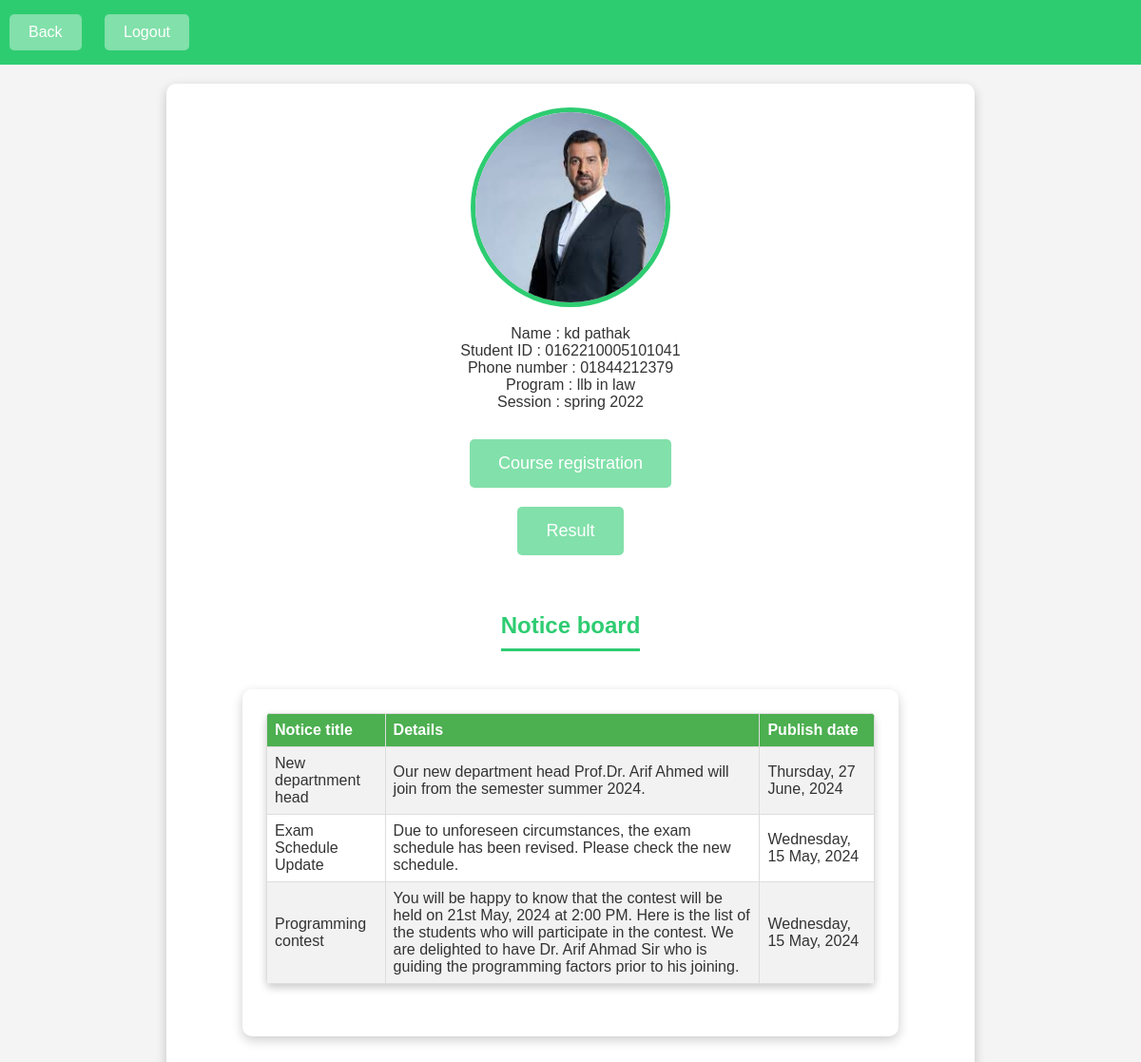
The page /student_landing.php?s_id=0162210005101041 on the database its author committed.
### tables this page shows
CREATE TABLE `student` (
  `s_id` varchar(100) NOT NULL,
  `name` varchar(100) NOT NULL,
  `photo` varchar(100) NOT NULL,
  `prog_id` int(100) NOT NULL,
  `session_id` int(100) NOT NULL,
  `address` varchar(100) NOT NULL,
  `phone_number` varchar(100) NOT NULL,
  `email` varchar(100) DEFAULT NULL,
  `password` varchar(100) NOT NULL,
  `login` int(100) NOT NULL,
  `registration` int(100) NOT NULL,
  `approve` int(100) NOT NULL
);

CREATE TABLE `prog` (
  `prog_id` int(100) NOT NULL,
  `dept_id` int(100) NOT NULL,
  `prog_name` varchar(100) NOT NULL,
  `prog_status` int(100) NOT NULL
);

CREATE TABLE `dept` (
  `dept_id` int(100) NOT NULL,
  `dept_name` varchar(100) NOT NULL,
  `dept_status` int(100) NOT NULL
);

CREATE TABLE `session` (
  `session_id` int(100) NOT NULL,
  `session_name` varchar(100) NOT NULL,
  `year` int(100) NOT NULL,
  `prog_id` int(100) NOT NULL,
  `completed_credit` float NOT NULL
);

CREATE TABLE `notice` (
  `notice_id` int(100) NOT NULL,
  `notice_title` varchar(100) NOT NULL,
  `notice_details` varchar(1000) NOT NULL,
  `date` varchar(100) NOT NULL
);

### student_check.php (called while the page is built, shortened)
<?php
require('connect.php');
	$sql = "SELECT * FROM student WHERE login='1'";
	$sql_query = mysqli_query($con, $sql);
	$row = mysqli_fetch_assoc($sql_query);
	$s_id = $row['s_id'];
?>

### student_landing.php (the view, shortened to what this page needs)
<!DOCTYPE html>
<html>
<head>
	<link rel="stylesheet" href="student_landing-style.css">
	<link rel="stylesheet" href="table-style.css">
</head>
<body>
<?php
	require('student_check.php');
?>
<div class="upper_buttons">
<a href="index.php"> Back </a>
<a href="logout.php"> Logout </a>
</div>
<div class="informations">
<?php
	$sql = "SELECT * FROM student JOIN session ON student.session_id=session.session_id JOIN prog ON student.prog_id=prog.prog_id JOIN dept on prog.dept_id=dept.dept_id WHERE s_id = $s_id";
	$sql_query = mysqli_query($con, $sql);
	$row = mysqli_fetch_assoc($sql_query);
	echo "<img src='student_images/" . $row['photo'] . "' width='200px' height='200px'></br>";
	echo "Name : $row[name]</br>";
	echo "Student ID : $s_id</br>";
	echo "Phone number : $row[phone_number]</br>";
	echo "Program : $row[prog_name] in $row[dept_name]</br>";
	echo "Session : $row[session_name] $row[year]</br>";
?>
<div>
<div class="buttons">
<a href="course_registartion.php"> Course registration </a>
<a href="result.php"> Result </a>
</div>
<div class="topic">
<h2>Notice board</h2>
</div>
<div class="informations">
<table class="table-style">
	<tr>
	<th> Notice title</th>
	<th> Details </th>
	<th> Publish date </th>
	</tr>
<?php
	$sql = "SELECT * FROM notice ORDER BY notice_id DESC";
	$sql_query = mysqli_query($con, $sql);
	$found = mysqli_num_rows($sql_query);
	if($found)
	{
		$x=0;
		while($row = mysqli_fetch_assoc($sql_query))
		{
			$x++;
			if($x==4) break;
			echo "<tr><td>" . $row["notice_title"] . "</td><td>" . $row["notice_details"] . "</td><td>" . $row["date"] . "</td></tr>";
		}
	}
?>
</table>
</div>
</body>
</html>

### student_landing-style.css (style rules this page uses)
body { font-family: Arial, sans-serif; margin: 0; padding: 0; background-color: #f4f4f4; color: #333; }
a { text-decoration: none; color: inherit; }
.upper_buttons { background-color: #2ECC71; padding: 15px 0; }
.upper_buttons a { color: white; padding: 10px 20px; border-radius: 5px; font-size: 16px; background-color: #82E0AA; margin: 0 10px; display: inline-block; }
.informations { text-align: center; background-color: #ffffff; padding: 25px; margin: 20px auto; width: 80%; max-width: 800px; box-shadow: 0 4px 12px rgba(0, 0, 0, 0.2); border-radius: 10px; }
.informations img { border-radius: 50%; border: 5px solid #2ECC71; margin-bottom: 15px; }
.buttons { text-align: center; margin: 20px auto; }
.buttons a { display: inline-block; padding: 15px 30px; font-size: 18px; background-color: #82E0AA; color: #ffffff; border-radius: 5px; margin: 10px; text-align: center; text-decoration: none; }
.topic { text-align: center; margin: 30px 0 10px 0; }
.topic h2 { font-size: 24px; color: #2ECC71; border-bottom: 3px solid #2ECC71; display: inline-block; padding-bottom: 10px; margin-bottom: 20px; }
.table-style { width: 100%; border-collapse: collapse; background-color: #ffffff; box-shadow: 0 4px 8px rgba(0, 0, 0, 0.2); border-radius: 5px; overflow: hidden; margin-bottom: 30px; }
.table-style th, .table-style td { padding: 12px 15px; text-align: left; }
.table-style th { background-color: #2ECC71; color: #ffffff; }
.table-style tr:nth-child(even) { background-color: #f9f9f9; }

### table-style.css (style rules this page uses)
.table-style { font-family: Arial, sans-serif; border-collapse: collapse; width: 100%; background }
.table-style th, .table-style td { border: 1px solid #dddddd; padding: 8px; text-align: left; }
.table-style tr:nth-child(even) { background-color: #f2f2f2; }
.table-style th { background-color: #4CAF50; color: white; }

### rows shown on the page
student: photo (picture), name "kd pathak", s_id "0162210005101041", phone_number "01844212379"
prog: prog_name "llb"
dept: dept_name "law"
session: session_name "spring", year "2022"
notice: notice_title "New departnment head", notice_details "Our new department head Prof.Dr. Arif Ahmed will join from the semester summer 2024.", date "Thursday, 27 June, 2024"
notice: notice_title "Exam Schedule Update", notice_details "Due to unforeseen circumstances, the exam schedule has been revised. Please check the new schedule.", date "Wednesday, 15 May, 2024"
notice: notice_title "Programming contest", notice_details "You will be happy to know that the contest will be held on 21st May, 2024 at 2:00 PM. Here is the list of the students who will participate in the contest. We are delighted to have Dr. Arif Ahmad Sir who is guiding the programming factors prior to his joining.", date "Wednesday, 15 May, 2024"
